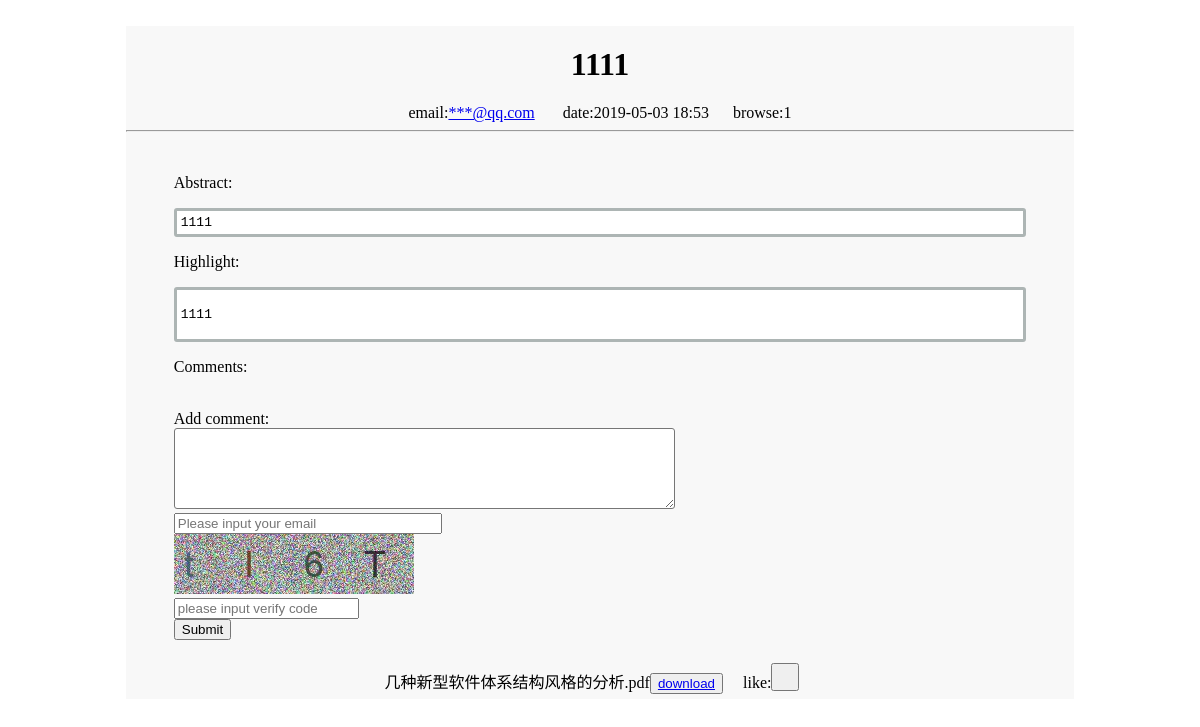
/49c5417e-6f65-4217-bd6f-588dc641c19d, run on the app's committed database.
### tables this page shows
CREATE TABLE Publish
(
    id text PRIMARY KEY,
    fname text,
    title text,
    abstract text,
    desc text,
    email text,
    path text,
    time text
);

CREATE TABLE Browse
(
    id text,
    count int DEFAULT 0, ip text NULL,
    CONSTRAINT Browse_Publish_id_fk FOREIGN KEY (id) REFERENCES Publish (id)
);

### app.py (the view)
@app.route('/<id>')
def title(id):
    info = Serverdatabase.article(id)
    info1 = Serverdatabase.article1(id)
    info2 = Serverdatabase.get_article_catalogue_info(id)
    info3 = Serverdatabase.get_count(id)
    tool = Tool()
    return render_template('article.html', info=info, info1=info1, info2=info2, id=id, info3=info3,tool=tool)

### app.py (called while the page is built)
@app.after_request
def after_request(response):
    if request.path.startswith('/'):
        id = request.path[request.path.rfind('/', 0)+1:]
        print(id)
        ip = request.remote_addr
        print(ip)
        Serverdatabase.set_count(id, ip)
    return response

@app.before_request
def before_request():
    if request.path.startswith('/publish/'):
        verify = Verify()
        verify.show()

@app.before_request
def beforeRequest():
    ip = request.remote_addr
    Serverdatabase.record_ip(ip)

    def jiami(self, email):
        email3 = email
        count1 = len(email)
        email = email[0:email.rfind('@', 0)]
        count = len(email)
        email1 = email[0:int(count / 3)]
        email2 = email[int(count / 3):count]
        email2 = email2.replace(email2, "***")
        email4 = email3[count:count1]
        email5 = email1 + email2 + email4
        return email5

### publish.py (called while the page is built)
    @staticmethod
    def article(id):
        conn = sqlite3.connect('server.sqlite3')
        c = conn.cursor()
        sql = 'select * from Article where id = \'' + id + '\' order by time desc'
        c.execute(sql)
        data = c.fetchall()
        conn.commit()
        c.close()
        conn.close()
        return data

    @staticmethod
    def article1(id):
        conn = sqlite3.connect('server.sqlite3')
        c = conn.cursor()
        sql = 'select * from Publish where id = \'' + id + '\''
        c.execute(sql)
        data = c.fetchall()
        conn.commit()
        c.close()
        conn.close()
        return data

    @staticmethod
    def get_article_catalogue_info(id):
        conn = sqlite3.connect('server.sqlite3')
        c = conn.cursor()
        c.execute("select * from Catalogue where id in "
                  "(select catalogue_id from Article_Catalogue where article_id = '%s')" %id)
        data = c.fetchall()
        conn.commit()
        c.close()
        conn.close()
        return data

    @staticmethod
    def set_count(id, ip):
        conn = sqlite3.connect('server.sqlite3')
        c = conn.cursor()
        sql = 'select * from Browse where id = \''+id+'\' and ip = \'' + ip + '\''
        c.execute(sql)
        data = c.fetchall()
        if data == []:
            c.execute('Insert into Browse(id, count, ip) values (?,?,?)',(id, 1, ip))
            conn.commit()
            c.close()
            conn.close()
        else:
            conn.commit()
            c.close()
            conn.close()

### templates/article.html (shortened to what this page needs)
<!DOCTYPE html>
<html lang="en">
<head>
</head><script src="http://cdn.bootcss.com/jquery/2.2.4/jquery.js"></script>
<body>
<br/>
<div id="head">
{% autoescape false %}
    {% for item in info1 %}
    <li>
  <h1 id="h1">{{ item[2] }}</h1>
        <div align="center">
            <span>  email:<a href = "{{ url_for('author', email =item[5])}} ">{{ tool.jiami(item[5]) }}</a></span>&nbsp;&nbsp;&nbsp;&nbsp;&nbsp;&nbsp;
        <span>date:{{ item[7] }}</span>&nbsp;&nbsp;&nbsp;&nbsp;&nbsp;
    {% autoescape false %}
        {% for item in info3 %}
            <span> browse:{{ item[1] }}</span>
        {% endfor %}
        {% endautoescape %}
    </div>
  <hr>
  <br/><div id="content">
  <p>Abstract: </p>
  <pre>{{ item[3] }}</pre>
  <p>Highlight:</p>
  <pre>{{ item[4] }}</pre>
    </div> </li>
    {% endfor %}
{% endautoescape %}
<div id = "content">
   <p>Comments:</p>
  </div><br/>
<div id = "content"><form action="{{ url_for("comment",id = id) }}" method="post" onsubmit="return YanZhen()">
    Add comment:<br/> <textarea rows="5" cols="60" name = "comment" required = required ></textarea><br/>
    <input type = "text" required = required name = "email" id = "email" placeholder="Please input your email" ></br>
        <img id="imgimg" src="" alt = "verify_code" >
    <br/>
        <input type = "text" required = required class="form-control" id = "vcode" name = "vcode" placeholder="please input verify code">
   <br>
    <input type="submit" value="Submit">
</form></div>
  <br>
<div>
{% autoescape false %}
    {% for item in info1 %}
    <li>
        <div align="center">{{ item[1] }}<button id="download"><a href="/download/{{ item[1] }}">download</a></button>&nbsp;&nbsp;&nbsp;&nbsp;
            like:<button id="like" style = "backgroundColor:#f8f8f8; width: 28px; height: 28px">
    </button>&nbsp;&nbsp;&nbsp;&nbsp;
    </li>
        {% endfor %}
{% endautoescape %}
  </div>
</div>
</body>
</html>

### templates/article.html (style rules this page uses)
#head { align-content: center; background-color:#f8f8f8; clear: both; margin-left: 10%; margin-right: 10%; padding-bottom: 5px; }
#h1 { align-content: center; text-align: center; margin-top: 10px; padding-top: 10px; }
#content { margin-left: 5%; margin-right: 5%; margin-bottom: 5px; }
#head #content pre { padding: 4px; background-color: #FFFFFF; border-style:solid; border-radius: 3px; border-color: #ADB5B4; }
textarea { border-radius: 3px; }
li { list-style: none; }
#email { width: 260px; }

### data on the page
Publish: title "1111", jiami "***@qq.com", time "2019-05-03 18:53", abstract "1111", desc "1111", fname "几种新型软件体系结构风格的分析.pdf"
Browse: count "1"
